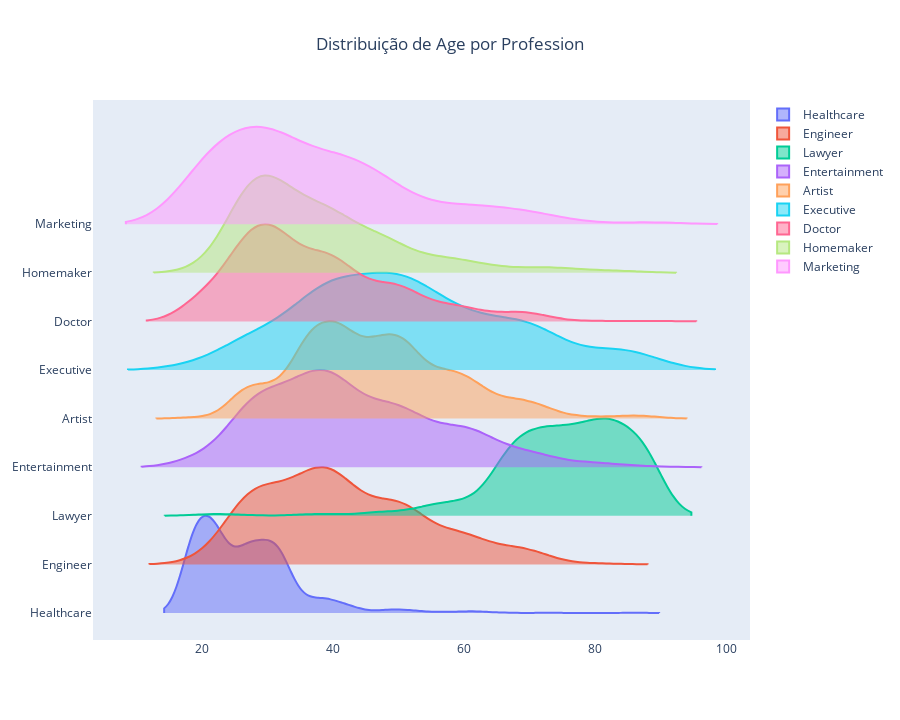

Notebook code cell kept with this figure:
### Code cell
ridgeline_plot(df = data, coluna_categorias = 'Profession', coluna_valores = 'Age')

### Figure 1 — Plotly figure (JSON) as saved in the notebook; plotly's stock layout.template omitted (floating-point values rounded to 4 significant figures; data arrays with more than 128 entries replaced by an {"elided": "..."} marker saying what was removed)
{"data": [{"name": "Healthcare", "orientation": "h", "points": false, "side": "positive", "type": "violin", "width": 4, "x": {"elided": "1332 int values"}}, {"name": "Engineer", "orientation": "h", "points": false, "side": "positive", "type": "violin", "width": 4, "x": {"elided": "699 int values"}}, {"name": "Lawyer", "orientation": "h", "points": false, "side": "positive", "type": "violin", "width": 4, "x": {"elided": "623 int values"}}, {"name": "Entertainment", "orientation": "h", "points": false, "side": "positive", "type": "violin", "width": 4, "x": {"elided": "949 int values"}}, {"name": "Artist", "orientation": "h", "points": false, "side": "positive", "type": "violin", "width": 4, "x": {"elided": "2516 int values"}}, {"name": "Executive", "orientation": "h", "points": false, "side": "positive", "type": "violin", "width": 4, "x": {"elided": "599 int values"}}, {"name": "Doctor", "orientation": "h", "points": false, "side": "positive", "type": "violin", "width": 4, "x": {"elided": "688 int values"}}, {"name": "Homemaker", "orientation": "h", "points": false, "side": "positive", "type": "violin", "width": 4, "x": {"elided": "246 int values"}}, {"name": "Marketing", "orientation": "h", "points": false, "side": "positive", "type": "violin", "width": 4, "x": {"elided": "292 int values"}}], "layout": {"height": 720, "title": {"text": "Distribuição de Age por Profession", "x": 0.5}, "xaxis": {"showgrid": false, "zeroline": false}}}
